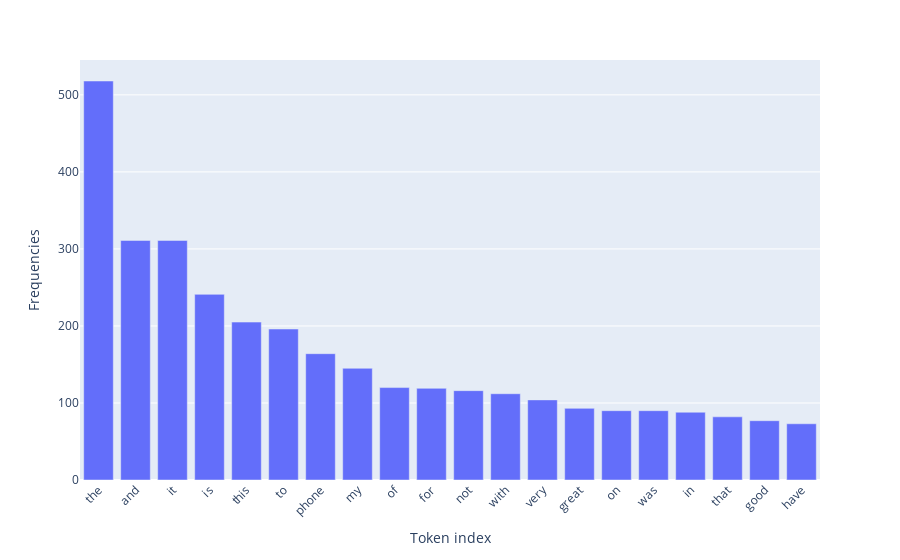

This figure's notebook cell:
### Code cell
# Polt the top 20 terms that appear frequently in amazon_cell dataset
x_selected = [amazon_count_vect.get_feature_names()[i] for i in X_amazon_top_20]
y_selected = sorted(amazon_term_frequencies, reverse = True)[:20]

fig = px.bar(x=x_selected, y=y_selected)

fig.update_xaxes(tickangle=315)
fig.update_layout(xaxis_title="Token index", yaxis_title="Frequencies")

fig.show()

### Figure 1 — Plotly figure (JSON) as saved in the notebook; plotly's stock layout.template omitted (floating-point values rounded to 4 significant figures)
{"data": [{"alignmentgroup": "True", "hovertemplate": "x=%{x}<br>y=%{y}<extra></extra>", "legendgroup": "", "marker": {"color": "#636efa", "pattern": {"shape": ""}}, "name": "", "offsetgroup": "", "orientation": "v", "showlegend": false, "textposition": "auto", "type": "bar", "x": ["the", "and", "it", "is", "this", "to", "phone", "my", "of", "for", "not", "with", "very", "great", "on", "was", "in", "that", "good", "have"], "xaxis": "x", "y": [518, 311, 311, 241, 205, 196, 164, 145, 120, 119, 116, 112, 104, 93, 90, 90, 88, 82, 77, 73], "yaxis": "y"}], "layout": {"barmode": "relative", "legend": {"tracegroupgap": 0}, "margin": {"t": 60}, "xaxis": {"anchor": "y", "domain": [0, 1], "tickangle": -45, "title": {"text": "Token index"}}, "yaxis": {"anchor": "x", "domain": [0, 1], "title": {"text": "Frequencies"}}}}
